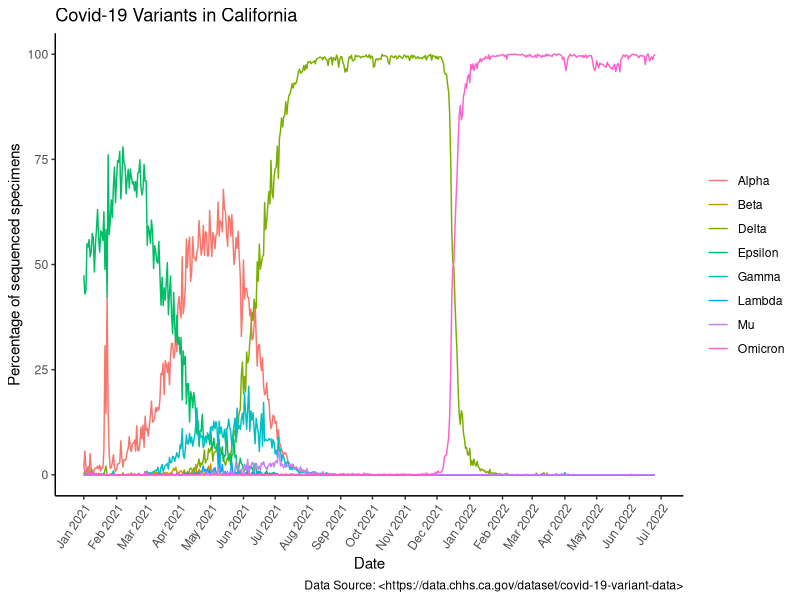

R code for this plot:
## ---- chunk 1
df <- read.csv("covid19_variants.csv")
library(ggplot2)
library(dplyr)
library(lubridate)
## ---- chunk 2
head(df)
## ---- chunk 3
df <- df[!df$variant_name %in% c("Other", "Total"), ]
head(df)
## ---- chunk 4
# observe column variable in wrong format
class(df$date)
df$date[1]
## ---- chunk 5
# fix above, make new column and add to df


df$new_date <- mdy(df$date)
head(df)
## ---- chunk 6
ggplot(df, aes(new_date,percentage)) +
# group by variant (hence excluding total and other)
  geom_line(aes(color = variant_name)) + 
# set theme
  theme_classic() + 
# now, format axes
  scale_x_date(date_labels = "%b %Y", date_breaks = "1 month") + 
# add axes titles
  ylab("Percentage of sequenced specimens") +
  xlab("Date") +
# make x axis readable (rotate), remove legend title
  theme(axis.text.x = element_text(angle = 55,
                                   hjust = 1),
        legend.position = "right",
        legend.title = element_blank()) +
# title plot
  ggtitle("Covid-19 Variants in California") + 
# add caption to include website where data was found
  labs(caption = "Data Source: <https://data.chhs.ca.gov/dataset/covid-19-variant-data>")
